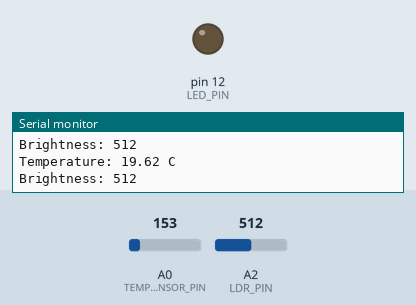
This sketch was run on a simulated Arduino Uno, built with avr-gcc and run on an emulated ATmega328P. On the bench: output pins drawn as LEDs (lit = HIGH), the last lines printed to the serial monitor. Dashed ring = blinking. The inputs (shaded band) are chosen by the test bench; at power-on: A0 (TEMP_SENSOR_PIN) = 153, A2 (LDR_PIN) = 512.

Above: at 1.2 s.
1.3 s: A0 (TEMP_SENSOR_PIN) set to 208
2.8 s: A0 (TEMP_SENSOR_PIN) set to 234
At 3.18 s:
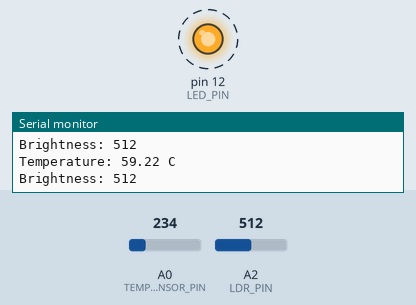
5.8 s: A2 (LDR_PIN) set to 234
8.8 s: A2 (LDR_PIN) set to 206
At 9.8 s:
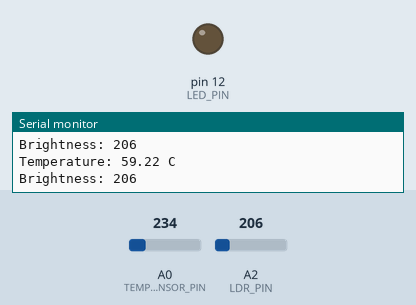
11.8 s: A2 (LDR_PIN) set to 230
At 14.7 s:
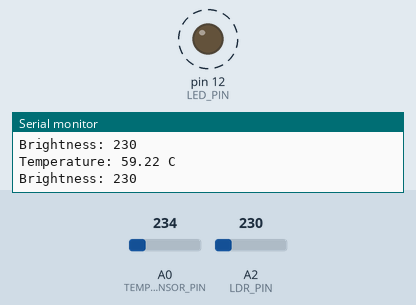
14.8 s: A2 (LDR_PIN) set to 210
At 15.3 s:
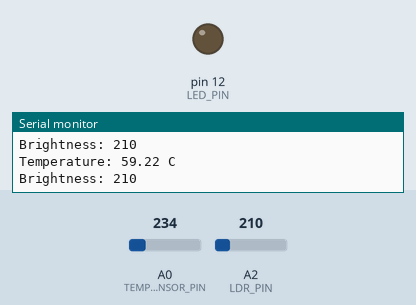
Timing chart, 0 to 17.3 s (numbered marks = the images above; inputs shaded):
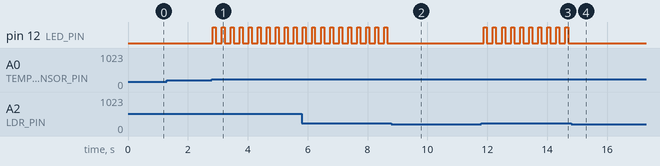

Measured:
- the behaviour switches between 215 and 216 on A0 (TEMP_SENSOR_PIN) (found by bisection; images 0 and 1)
- the behaviour switches between 220 and 219 on A2 (LDR_PIN) (found by bisection; images 1 and 2)
- after the input at 2.8 s, pin 12 (LED_PIN): alternates HIGH for 0.10 s and LOW for 0.20 s, starting at once
- after the input at 8.8 s, pin 12 (LED_PIN): stops changing and stays LOW
- after the input at 11.8 s, pin 12 (LED_PIN): alternates HIGH for 0.10 s and LOW for 0.20 s, starting after 0.09 s
- after the input at 14.8 s, pin 12 (LED_PIN): stops changing and stays LOW

The sketch:

DAPO-LabActivity3-code.ino
```cpp
// The temperature sensor used in this schematic is tmp36, the model requires to use the left pin or otherwise it would not work.
// Despite the instruction to not use the left pin, it would not be possible in this diagram.

#define TEMP_SENSOR_PIN A0
#define LDR_PIN A2
#define LED_PIN 12

// Set thresholds for temperature and brightness
const float TEMP_THRESHOLD = 50.0;
const int BRIGHTNESS_THRESHOLD = 220;

void setup() {
  pinMode(LED_PIN, OUTPUT);
  Serial.begin(9600);
}

// Read and convert the temperature from the sensor
float readTemperature() {
  int sensorValue = analogRead(TEMP_SENSOR_PIN);

  // Map the analog value (0-1023) to voltage (0-5000 mV) to avoid floating point multiplication
  int voltage_mV = map(sensorValue, 0, 1023, 0, 5000);
  float temperatureC = (voltage_mV - 550.8) / 10.0; // Convert mV to Celsius

  return temperatureC;
}

// Get the brightness from the photoresistor
int readBrightness() {
  return analogRead(LDR_PIN);
}

void loop() {
  float temperature = readTemperature();
  int brightness = readBrightness();

  Serial.print("Temperature: ");
  Serial.print(temperature);
  Serial.println(" C");

  Serial.print("Brightness: ");
  Serial.println(brightness);

  // If both readings are above the thresholds, blink the LED
  if (temperature >= TEMP_THRESHOLD && brightness >= BRIGHTNESS_THRESHOLD) {
    digitalWrite(LED_PIN, HIGH);
    delay(100);
    digitalWrite(LED_PIN, LOW);
    delay(100);
  } else {
    digitalWrite(LED_PIN, LOW);
  }

  delay(100);
}
```
